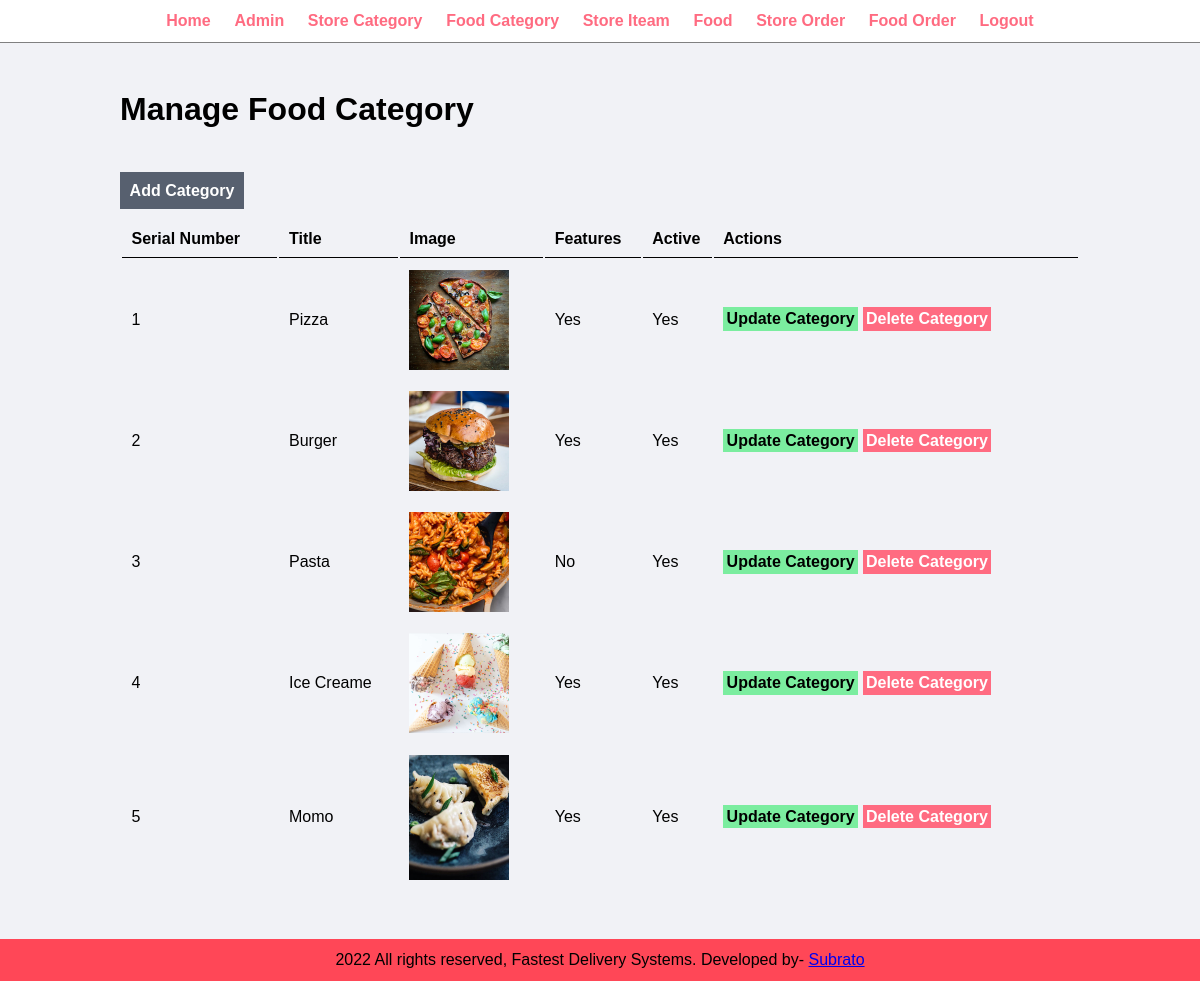
The app's page /admin/manage-category.php (signed in) with its own data.
### tables this page shows
CREATE TABLE `tbl_category` (
  `id` int(10) UNSIGNED NOT NULL,
  `title` varchar(100) NOT NULL,
  `image_name` varchar(255) NOT NULL,
  `featured` varchar(10) NOT NULL,
  `active` varchar(10) NOT NULL
);

### admin/manage-category.php (the view, shortened to what this page needs)
<?php include ('partials/menu.php'); ?>
    <div class="main-content">
    <div class="wrapper">
        <h1> Manage Food Category</h1>
        <br>
        <br> <br>
            <a href="<?php echo SITEURL;?>admin/add-category.php" class="btn-add">Add Category</a>
            <br>
            <table class="tbl-full">
                <tr>
                    <th>Serial Number</th>
                    <th>Title</th>
                    <th>Image</th>
                    <th>Features</th>
                    <th>Active</th>
                    <th>Actions</th>
                </tr>
                <?php
                $sql = "SELECT * FROM tbl_category";
                $res = mysqli_query($conn, $sql);
                $count = mysqli_num_rows($res);
                $sn=1;
                if($count>0)
                {
                    while($row=mysqli_fetch_assoc($res))
                    {
                        $id = $row['id'];
                        $title = $row['title'];
                        $image_name = $row['image_name'];
                        $featured = $row ['featured'];
                        $active = $row['active'];
                        ?>
                    <tr>
                        <td><?php echo $sn++; ?></td>
                        <td><?php echo $title; ?></td>
                        <td>
                            <?php
                                if($image_name!="")
                                {
                                    ?>
                                    <img src="<?php echo SITEURL; ?>images/category/<?php echo $image_name; ?>"width="100px">
                                    <?php
                                }
                                else
                                {
                                    echo"<div class='error'>Image not Added.</div>";
                                }
                            ?>
                        </td>
                        <td><?php echo $featured; ?></td>
                        <td><?php echo $active; ?></td>
                        <td>
                            <a href="<?php echo SITEURL; ?>admin/update-category.php?id=<?php echo $id; ?>" class="btn-secondary"> Update Category</a>
                            <a href="<?php echo SITEURL; ?>admin/delete-category.php?id=<?php echo $id; ?>&image_name=<?php echo $image_name; ?>" class="btn-danger"> Delete Category</a>
                        </td>
                    </tr>
                        <?php
                    }
                }
                else
                {
                    ?>
                        <tr>
                            <td colspan="6"><div class="error">No Category Added.</div> </td>
                        </tr>
                    <?php
                }
                ?>
            </table>
    </div>
</div>
<?php include('partials/footer.php'); ?>

### admin/partials/menu.php (shortened to what this page needs)
<html>
<head>
    <link rel="stylesheet" href="../css/admin.css">
</head>
<body>
    <div class="menu text-center">
        <div class="wrapper">
            <ul>
                    <li><a href='index.php'>Home</a></li>
                    <li><a href='manage-admin.php'>Admin</a></li>
                    <li><a href='manage-store-category.php'>Store Category</a></li>
                    <li><a href='manage-category.php'>Food Category</a></li>
                    <li><a href='manage-store-food.php'>Store Iteam</a></li>
                    <li><a href='manage-food.php'>Food</a></li>
                    <li><a href='manage-store-order.php'>Store Order</a></li>
                    <li><a href='manage-order.php'>Food Order</a></li>
                    <li><a href='logout.php'>Logout</a></li>
            </ul>
        </div>
    </div>
</html>

### admin/partials/footer.php
<div class="footer">
        <div class="wrapper">
            <p class="text-center"> 2022 All rights reserved, Fastest Delivery Systems. Developed by- <a href="#"> Subrato </a></p>
        </div>
    </div>

### css/admin.css (style rules this page uses)
* { margin: 0; padding: 0; font-family: Arial, Helvetica, sans-serif; }
.wrapper { padding: 1%; width: 80%; margin:0 auto; }
.text-center { text-align: center; }
.tbl-full { width: 100%; }
table tr th { border-bottom: 1px solid black; padding: 1%; text-align: left; }
table tr td { padding: 1%; }
.btn-add { background-color: #57606f; padding: 1%; color: white; text-decoration: none; font-weight: bold; }
.btn-secondary { background-color:#7bed9f; padding: 1%; color: black; text-decoration: none; font-weight: bold; }
.btn-danger { background-color:#ff6b81; padding: 1%; color: white; text-decoration: none; font-weight: bold; }
.menu { border-bottom: 1px solid grey; }
.menu ul { list-style-type: none; }
.menu ul li { display: inline; padding: 1%; }
.menu ul li a { text-decoration: none; font-weight: bold; color: #ff6b81; }
.main-content { background-color: #f1f2f6; padding: 3% 0%; }
.footer { background-color: #ff4757; }

### records on screen
tbl_category: title "Pizza", image_name (picture), featured "Yes", active "Yes"
tbl_category: title "Burger", image_name (picture), featured "Yes", active "Yes"
tbl_category: title "Pasta", image_name (picture), featured "No", active "Yes"
tbl_category: title "Ice Creame", image_name (picture), featured "Yes", active "Yes"
tbl_category: title "Momo", image_name (picture), featured "Yes", active "Yes"
